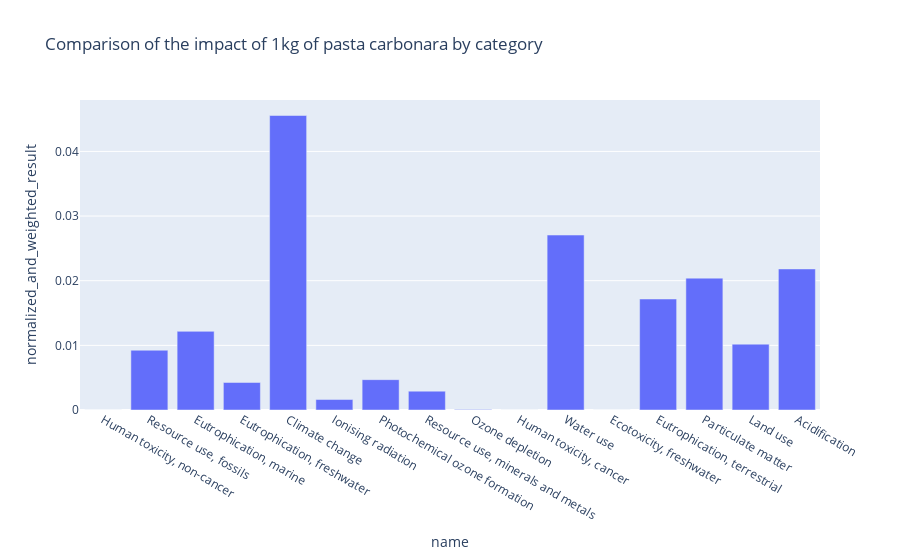
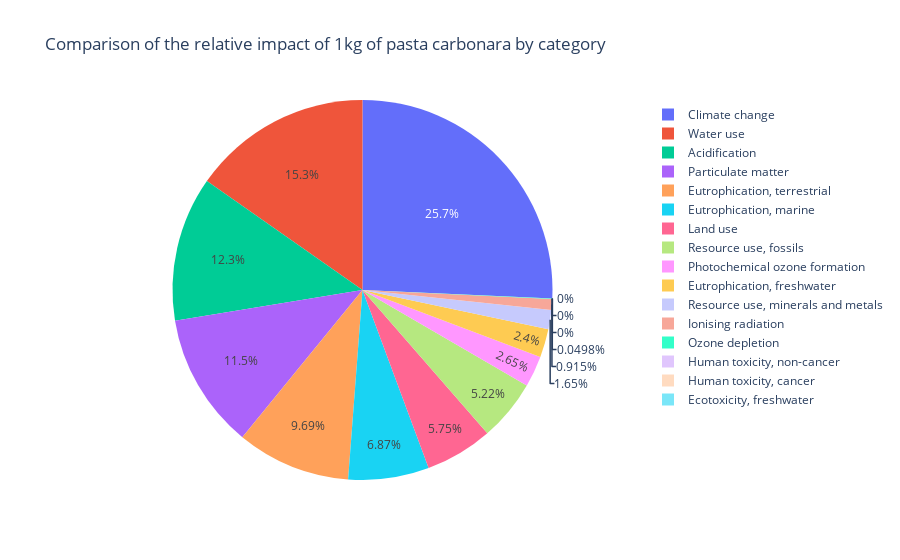

The code cell stored with these charts, in order, in its notebook:
### Code cell
pasta = score_comparison.loc[score_comparison['meal'] == 'Pasta']
pasta.head()

fig = px.bar(pasta, x=pasta.name, y = pasta.normalized_and_weighted_result, title = 'Comparison of the impact of 1kg of pasta carbonara by category')
fig.show()

fig2 = px.pie(pasta, values='normalized_and_weighted_result', names = 'name', title = 'Comparison of the relative impact of 1kg of pasta carbonara by category')
fig2.show()

### Figure 1 — Plotly figure (JSON) as saved in the notebook; plotly's stock layout.template omitted (floating-point values rounded to 4 significant figures)
{"data": [{"alignmentgroup": "True", "hovertemplate": "name=%{x}<br>normalized_and_weighted_result=%{y}<extra></extra>", "legendgroup": "", "marker": {"color": "#636efa"}, "name": "", "offsetgroup": "", "orientation": "v", "showlegend": false, "textposition": "auto", "type": "bar", "x": ["Human toxicity, non-cancer", "Resource use, fossils", "Eutrophication, marine", "Eutrophication, freshwater", "Climate change", "Ionising radiation", "Photochemical ozone formation", "Resource use, minerals and metals", "Ozone depletion", "Human toxicity, cancer", "Water use", "Ecotoxicity, freshwater", "Eutrophication, terrestrial", "Particulate matter", "Land use", "Acidification"], "xaxis": "x", "y": [0, 0.009247, 0.01216, 0.004259, 0.04556, 0.001621, 0.004692, 0.002916, 8.825e-05, 0, 0.02706, 0, 0.01717, 0.0204, 0.01019, 0.02182], "yaxis": "y"}], "layout": {"barmode": "relative", "legend": {"tracegroupgap": 0}, "title": {"text": "Comparison of the impact of 1kg of pasta carbonara by category"}, "xaxis": {"anchor": "y", "domain": [0, 1], "title": {"text": "name"}}, "yaxis": {"anchor": "x", "domain": [0, 1], "title": {"text": "normalized_and_weighted_result"}}}}

### Figure 2 — Plotly figure (JSON) as saved in the notebook; plotly's stock layout.template omitted (floating-point values rounded to 4 significant figures)
{"data": [{"domain": {"x": [0, 1], "y": [0, 1]}, "hovertemplate": "name=%{label}<br>normalized_and_weighted_result=%{value}<extra></extra>", "labels": ["Human toxicity, non-cancer", "Resource use, fossils", "Eutrophication, marine", "Eutrophication, freshwater", "Climate change", "Ionising radiation", "Photochemical ozone formation", "Resource use, minerals and metals", "Ozone depletion", "Human toxicity, cancer", "Water use", "Ecotoxicity, freshwater", "Eutrophication, terrestrial", "Particulate matter", "Land use", "Acidification"], "legendgroup": "", "name": "", "showlegend": true, "type": "pie", "values": [0, 0.009247, 0.01216, 0.004259, 0.04556, 0.001621, 0.004692, 0.002916, 8.825e-05, 0, 0.02706, 0, 0.01717, 0.0204, 0.01019, 0.02182]}], "layout": {"legend": {"tracegroupgap": 0}, "title": {"text": "Comparison of the relative impact of 1kg of pasta carbonara by category"}}}
